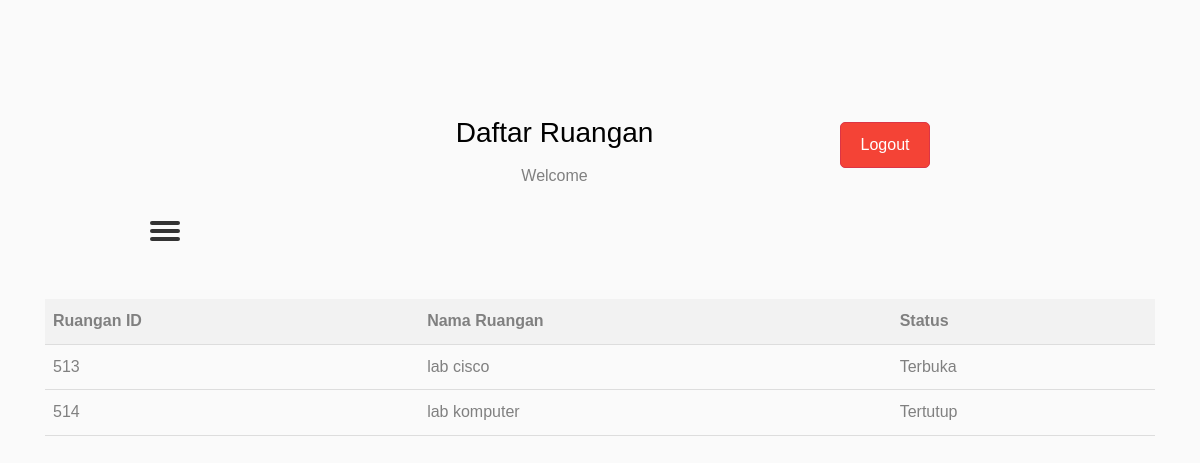
The page / on the database its author committed.
### tables this page shows
CREATE TABLE `ruangan` (
  `id_ruangan` int(11) NOT NULL,
  `nama_ruangan` varchar(50) DEFAULT NULL,
  `status` varchar(255) NOT NULL,
  `ip_device` varchar(255) NOT NULL
);

### index.php (the view, shortened to what this page needs)
<!doctype html>
<html lang="en">
  <head>
	<link rel="stylesheet" href="https://stackpath.bootstrapcdn.com/font-awesome/4.7.0/css/font-awesome.min.css">
	<link rel="stylesheet" href="css/style.css">
	</head>
	<body>
	<section class="ftco-section">
		<div class="container">
			<div class="row justify-content-center">
				<div class="col-md-6 text-center mb-5">
					<h2 class="heading-section">Daftar Ruangan</h2>
                    <p class="welcome">Welcome</p>
				<div class="hamburger" onclick="toggleSidebar()">
					<span></span>
					<span></span>
					<span></span>
				</div>
                </div>
                <div class="logout-btn">
                    <a href="logout.php" class="btn btn-danger">Logout</a>
                </div>
			</div>
			<div class="row">
				<div class="col-md-12">
					<div class="table-wrap">
                    <?php
            require_once ('config.php');
            $sql = "SELECT * FROM ruangan";
            $result = $conn->query($sql);
            if ($result->num_rows > 0) {
                echo "<table>";
                echo "<thead>";
                echo "<tr>";
                echo "<th>Ruangan ID</th>";
                echo "<th>Nama Ruangan</th>";
                echo "<th>Status</th>";
                echo "</tr>";
                echo "</thead>";
                echo "<tbody>";
                while ($row = $result->fetch_assoc()) {
                    echo "<tr>";
                    echo "<td>" . $row["id_ruangan"] . "</td>";
                    echo "<td>" . $row["nama_ruangan"] . "</td>";
                    echo "<td>" . $row["status"] . "</td>";
                    echo "</tr>";
                }
                echo "</tbody>";
                echo "</table>";
            } else {
                echo "<p>Tidak ada data ruangan.</p>";
            }
            ?>
					</div>
				</div>
			</div>
		</div>
	</section>
	</body>
</html>

### index.php (style rules this page uses)
.table-wrap table { width: 100%; border-collapse: collapse; margin-bottom: 20px; }
.table-wrap th, .table-wrap td { padding: 8px; text-align: left; border-bottom: 1px solid #ddd; }
.table-wrap th { background-color: #f2f2f2; }
.logout-btn { text-align: center; margin-top: 10px; }
.logout-btn .btn { padding: 10px 20px; }

### rows shown on the page
ruangan: id_ruangan "513", nama_ruangan "lab cisco", status "Terbuka"
ruangan: id_ruangan "514", nama_ruangan "lab komputer", status "Tertutup"
